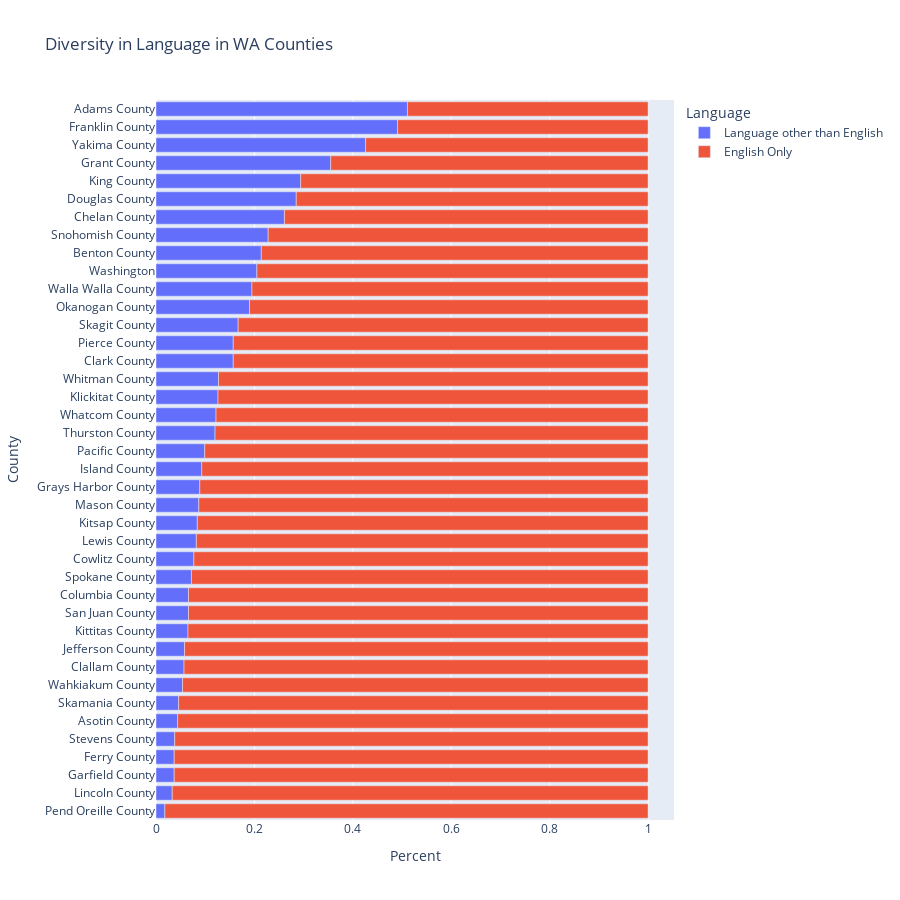

Notebook source saved alongside this figure:
### Code cell
lang_counties = []
lang_counts = []
lang_kind = []

for idx, row in diverse_lang.iterrows():
    lang_counties.append(idx)
    lang_counts.append(row['english_only'])
    lang_kind.append('English Only')
    lang_counties.append(idx)
    lang_counts.append(row['language_other_than_english'])
    lang_kind.append('Language other than English')

lang_data = {}
lang_data['County'] = lang_counties
lang_data['Percent'] = lang_counts
lang_data['Language'] = lang_kind
lang_data = pd.DataFrame(lang_data).sort_values(by='Percent')
fig = px.bar(lang_data, x="Percent", y="County", color="Language", title="Diversity in Language in WA Counties", height=900)
fig.show()

# Testing for proper labeling of counties for each stacked bar
for idx, row in diverse_lang.iterrows():
    plot_index = fig.to_dict()['data'][0]['y'].tolist().index(idx)
    assert(fig.to_dict()['data'][0]['x'][plot_index] == diverse_lang.iloc[diverse_lang.index == idx]['language_other_than_english'].iloc[0])
    plot_index = fig.to_dict()['data'][1]['y'].tolist().index(idx)
    assert(fig.to_dict()['data'][1]['x'][plot_index] == diverse_lang.iloc[diverse_lang.index == idx]['english_only'].iloc[0])

### Figure 1 — Plotly figure (JSON) as saved in the notebook; plotly's stock layout.template omitted (floating-point values rounded to 4 significant figures)
{"data": [{"alignmentgroup": "True", "hovertemplate": "Language=Language other than English<br>Percent=%{x}<br>County=%{y}<extra></extra>", "legendgroup": "Language other than English", "marker": {"color": "#636efa", "pattern": {"shape": ""}}, "name": "Language other than English", "offsetgroup": "Language other than English", "orientation": "h", "showlegend": true, "textposition": "auto", "type": "bar", "x": [0.018, 0.033, 0.037, 0.037, 0.038, 0.044, 0.046, 0.054, 0.057, 0.058, 0.065, 0.066, 0.066, 0.072, 0.077, 0.082, 0.084, 0.087, 0.089, 0.093, 0.099, 0.12, 0.122, 0.126, 0.127, 0.157, 0.157, 0.167, 0.19, 0.195, 0.205, 0.214, 0.228, 0.261, 0.285, 0.294, 0.355, 0.426, 0.491, 0.511], "xaxis": "x", "y": ["Pend Oreille County", "Lincoln County", "Garfield County", "Ferry County", "Stevens County", "Asotin County", "Skamania County", "Wahkiakum County", "Clallam County", "Jefferson County", "Kittitas County", "San Juan County", "Columbia County", "Spokane County", "Cowlitz County", "Lewis County", "Kitsap County", "Mason County", "Grays Harbor County", "Island County", "Pacific County", "Thurston County", "Whatcom County", "Klickitat County", "Whitman County", "Clark County", "Pierce County", "Skagit County", "Okanogan County", "Walla Walla County", "Washington", "Benton County", "Snohomish County", "Chelan County", "Douglas County", "King County", "Grant County", "Yakima County", "Franklin County", "Adams County"], "yaxis": "y"}, {"alignmentgroup": "True", "hovertemplate": "Language=English Only<br>Percent=%{x}<br>County=%{y}<extra></extra>", "legendgroup": "English Only", "marker": {"color": "#EF553B", "pattern": {"shape": ""}}, "name": "English Only", "offsetgroup": "English Only", "orientation": "h", "showlegend": true, "textposition": "auto", "type": "bar", "x": [0.489, 0.509, 0.574, 0.645, 0.706, 0.715, 0.739, 0.772, 0.786, 0.795, 0.805, 0.81, 0.833, 0.843, 0.843, 0.873, 0.874, 0.878, 0.88, 0.901, 0.907, 0.911, 0.913, 0.916, 0.918, 0.923, 0.928, 0.934, 0.934, 0.935, 0.942, 0.943, 0.946, 0.954, 0.956, 0.962, 0.963, 0.963, 0.967, 0.982], "xaxis": "x", "y": ["Adams County", "Franklin County", "Yakima County", "Grant County", "King County", "Douglas County", "Chelan County", "Snohomish County", "Benton County", "Washington", "Walla Walla County", "Okanogan County", "Skagit County", "Pierce County", "Clark County", "Whitman County", "Klickitat County", "Whatcom County", "Thurston County", "Pacific County", "Island County", "Grays Harbor County", "Mason County", "Kitsap County", "Lewis County", "Cowlitz County", "Spokane County", "Columbia County", "San Juan County", "Kittitas County", "Jefferson County", "Clallam County", "Wahkiakum County", "Skamania County", "Asotin County", "Stevens County", "Ferry County", "Garfield County", "Lincoln County", "Pend Oreille County"], "yaxis": "y"}], "layout": {"barmode": "relative", "height": 900, "legend": {"title": {"text": "Language"}, "tracegroupgap": 0}, "title": {"text": "Diversity in Language in WA Counties"}, "xaxis": {"anchor": "y", "domain": [0, 1], "title": {"text": "Percent"}}, "yaxis": {"anchor": "x", "domain": [0, 1], "title": {"text": "County"}}}}
